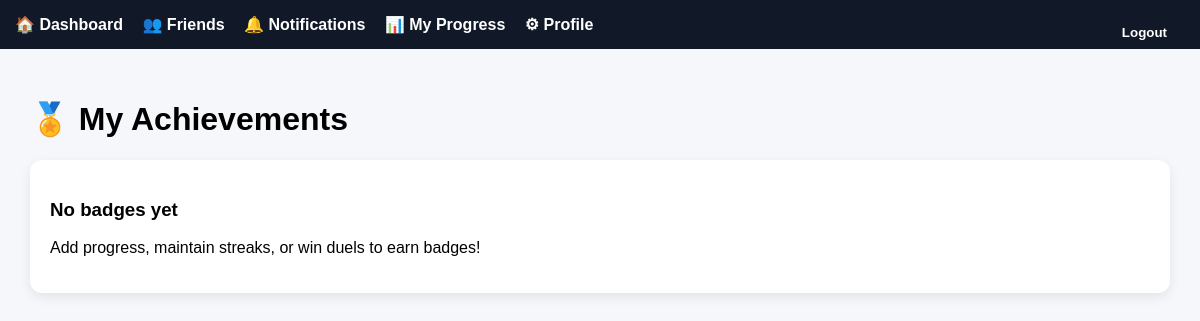
Page /badges/ (signed in) on the earlier database version.
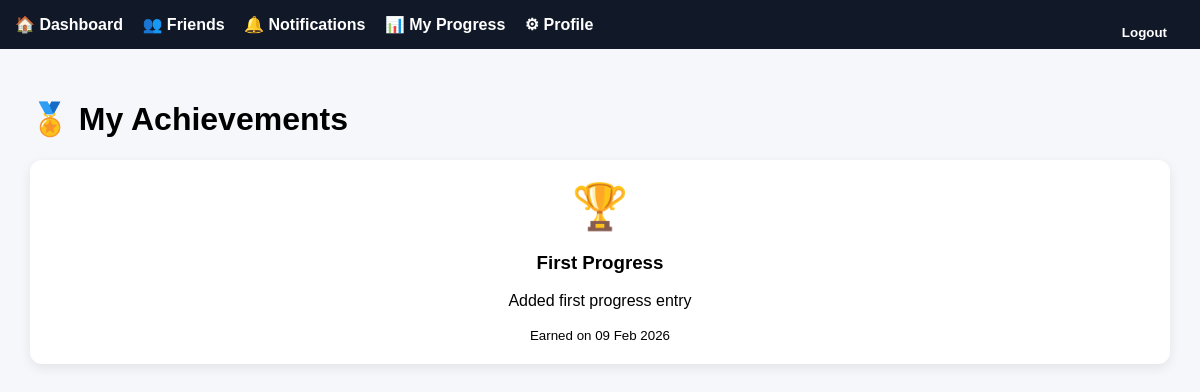
Same page on the later database version.
### progress/models.py (models this page shows, shortened)
class UserBadge(models.Model):
    user = models.ForeignKey(User, on_delete=models.CASCADE)
    badge = models.ForeignKey(Badge, on_delete=models.CASCADE)
    earned_at = models.DateTimeField(auto_now_add=True)

class Badge(models.Model):
    name = models.CharField(max_length=100)
    description = models.CharField(max_length=255)

### progress/views.py (the view)
# urls.py: path("badges/", badges, name="badges"),
@login_required
def badges(request):
    user_badges = UserBadge.objects.filter(user=request.user)\
                                   .select_related("badge")\
                                   .order_by("-earned_at")
    return render(request, "progress/badges.html", {
        "badges": user_badges
    })

### templates/progress/badges.html
{% extends "base.html" %}
{% block content %}
<h1>🏅 My Achievements</h1>
<div class="grid">
{% for ub in badges %}
    <div class="card" style="text-align:center;">
        <div style="font-size:45px;">🏆</div>
        <h3>{{ ub.badge.name }}</h3>
        <p>{{ ub.badge.description }}</p>
        <small>Earned on {{ ub.earned_at|date:"d M Y" }}</small>
    </div>
{% empty %}
    <div class="card">
        <h3>No badges yet</h3>
        <p>Add progress, maintain streaks, or win duels to earn badges!</p>
    </div>
{% endfor %}
</div>
{% endblock %}

Differences in the rows shown:
added UserBadge: badge.name "First Progress", badge.description "Added first progress entry", earned_at "09 Feb 2026"
Other differences:
text no longer shown: "No badges yet Add progress, maintain streaks, or win duels to earn badges!"
